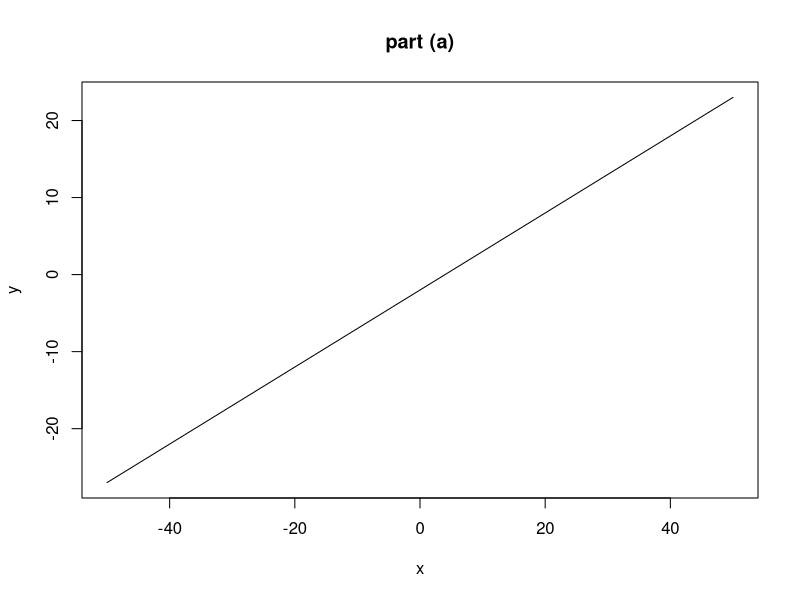
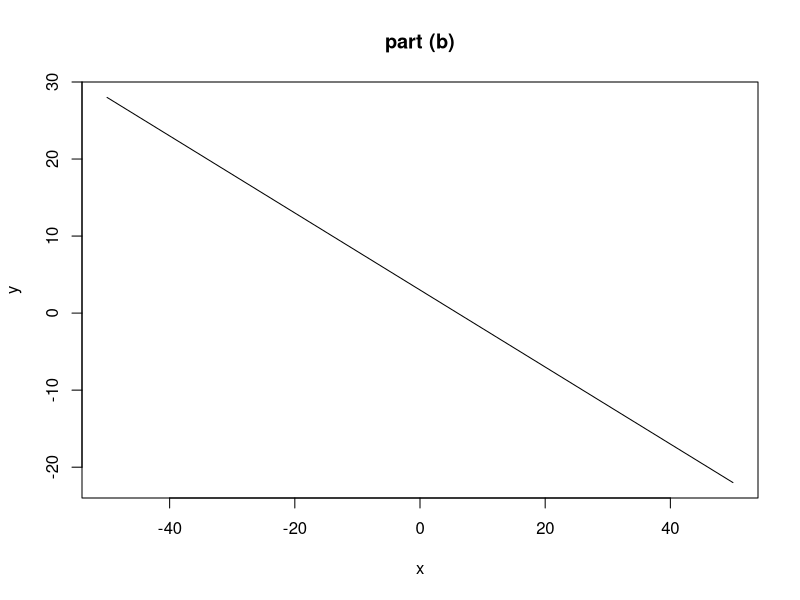

These figures' R source, in order:
#page no. 124-125
#example 5-1


   #part (a)

#a and b are constant in the function therefore assuming b=4 and a=2 for the purpose of ploting graphs

curve((x-4)/2,from = -50, to= 50,main="part (a)",ylab ="y")

   #part(b)

curve(1-((x-4)/2),from = -50, to= 50,main="part (b)",ylab ="y")
